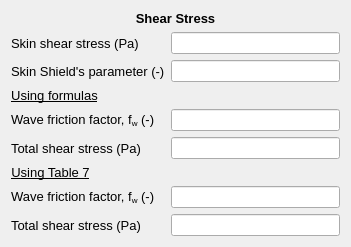
           <widget class="QWidget" name="formLayoutWidget_15">
            <property name="geometry">
             <rect>
              <x>410</x>
              <y>630</y>
              <width>351</width>
              <height>218</height>
             </rect>
            </property>
            <layout class="QFormLayout" name="formLayout_17">
             <item row="0" column="0" colspan="2">
              <widget class="QLabel" name="roughness_lbl_5">
               <property name="font">
                <font>
                 <family>MS Shell Dlg 2</family>
                 <pointsize>10</pointsize>
                 <weight>75</weight>
                 <bold>true</bold>
                </font>
               </property>
               <property name="text">
                <string>&lt;html&gt;&lt;head/&gt;&lt;body&gt;&lt;p align=&quot;center&quot;&gt;Shear Stress&lt;/p&gt;&lt;/body&gt;&lt;/html&gt;</string>
               </property>
              </widget>
             </item>
             <item row="1" column="0">
              <widget class="QLabel" name="skinShear_Wave_lbl">
               <property name="font">
                <font>
                 <family>MS Shell Dlg 2</family>
                 <pointsize>10</pointsize>
                 <weight>50</weight>
                 <bold>false</bold>
                 <strikeout>false</strikeout>
                 <kerning>true</kerning>
                </font>
               </property>
               <property name="toolTip">
                <string>&lt;html&gt;&lt;head/&gt;&lt;body&gt;&lt;p&gt;z&lt;span style=&quot; vertical-align:sub;&quot;&gt;0s&lt;/span&gt; is calculated by formulas (z&lt;span style=&quot; vertical-align:sub;&quot;&gt;0s&lt;/span&gt; = d&lt;span style=&quot; vertical-align:sub;&quot;&gt;50&lt;/span&gt;/30)&lt;/p&gt;&lt;/body&gt;&lt;/html&gt;</string>
               </property>
               <property name="text">
                <string>Skin shear stress (Pa)</string>
               </property>
              </widget>
             </item>
             <item row="1" column="1">
              <widget class="QLineEdit" name="skinShear_Wave_txt">
               <property name="readOnly">
                <bool>true</bool>
               </property>
              </widget>
             </item>
             <item row="2" column="0">
              <widget class="QLabel" name="skinShields_Wave_lbl">
               <property name="font">
                <font>
                 <family>MS Shell Dlg 2</family>
                 <pointsize>10</pointsize>
                 <weight>50</weight>
                 <bold>false</bold>
                 <strikeout>false</strikeout>
                 <kerning>true</kerning>
                </font>
               </property>
               <property name="toolTip">
                <string>&lt;html&gt;&lt;head/&gt;&lt;body&gt;&lt;p&gt;z&lt;span style=&quot; vertical-align:sub;&quot;&gt;0s&lt;/span&gt; is calculated by formulas (z&lt;span style=&quot; vertical-align:sub;&quot;&gt;0s&lt;/span&gt; = d&lt;span style=&quot; vertical-align:sub;&quot;&gt;50&lt;/span&gt;/30)&lt;/p&gt;&lt;/body&gt;&lt;/html&gt;</string>
               </property>
               <property name="text">
                <string>Skin Shield's parameter (-)</string>
               </property>
              </widget>
             </item>
             <item row="2" column="1">
              <widget class="QLineEdit" name="skinShields_Wave_txt">
               <property name="readOnly">
                <bool>true</bool>
               </property>
              </widget>
             </item>
             <item row="3" column="0">
              <widget class="QLabel" name="roughness_lbl_6">
               <property name="font">
                <font>
                 <family>MS Shell Dlg 2</family>
                 <pointsize>10</pointsize>
                 <weight>75</weight>
                 <bold>true</bold>
                </font>
               </property>
               <property name="toolTip">
                <string>&lt;html&gt;&lt;head/&gt;&lt;body&gt;&lt;p&gt;z&lt;span style=&quot; vertical-align:sub;&quot;&gt;0&lt;/span&gt; is calculated by using formulas (all three components, skin-form-transport, are included)&lt;/p&gt;&lt;/body&gt;&lt;/html&gt;</string>
               </property>
               <property name="text">
                <string>&lt;html&gt;&lt;head/&gt;&lt;body&gt;&lt;p align=&quot;center&quot;&gt;&lt;span style=&quot; font-weight:400; text-decoration: underline;&quot;&gt;Using formulas&lt;/span&gt;&lt;/p&gt;&lt;/body&gt;&lt;/html&gt;</string>
               </property>
              </widget>
             </item>
             <item row="4" column="0">
              <widget class="QLabel" name="fwZ0_lbl">
               <property name="font">
                <font>
                 <family>MS Shell Dlg 2</family>
                 <pointsize>10</pointsize>
                </font>
               </property>
               <property name="toolTip">
                <string>&lt;html&gt;&lt;head/&gt;&lt;body&gt;&lt;p&gt;z&lt;span style=&quot; vertical-align:sub;&quot;&gt;0&lt;/span&gt; is calculated by using formulas (all three components, skin-form-transport, are included)&lt;/p&gt;&lt;/body&gt;&lt;/html&gt;</string>
               </property>
               <property name="text">
                <string>&lt;html&gt;&lt;head/&gt;&lt;body&gt;&lt;p&gt;Wave friction factor, f&lt;span style=&quot; vertical-align:sub;&quot;&gt;w&lt;/span&gt; (-)&lt;/p&gt;&lt;/body&gt;&lt;/html&gt;</string>
               </property>
              </widget>
             </item>
             <item row="4" column="1">
              <widget class="QLineEdit" name="fwZ0_txt">
               <property name="readOnly">
                <bool>true</bool>
               </property>
              </widget>
             </item>
             <item row="5" column="0">
              <widget class="QLabel" name="tauTotalZ0_lbl">
               <property name="font">
                <font>
                 <family>MS Shell Dlg 2</family>
                 <pointsize>10</pointsize>
                </font>
               </property>
               <property name="toolTip">
                <string>&lt;html&gt;&lt;head/&gt;&lt;body&gt;&lt;p&gt;z&lt;span style=&quot; vertical-align:sub;&quot;&gt;0&lt;/span&gt; is calculated by using formulas (all three components, skin-form-transport, are included)&lt;/p&gt;&lt;/body&gt;&lt;/html&gt;</string>
               </property>
               <property name="text">
                <string>Total shear stress (Pa)</string>
               </property>
              </widget>
             </item>
             <item row="5" column="1">
              <widget class="QLineEdit" name="tauTotalZ0_txt">
               <property name="readOnly">
                <bool>true</bool>
               </property>
              </widget>
             </item>
             <item row="6" column="0">
              <widget class="QLabel" name="roughness_lbl_7">
               <property name="font">
                <font>
                 <family>MS Shell Dlg 2</family>
                 <pointsize>10</pointsize>
                 <weight>75</weight>
                 <bold>true</bold>
                </font>
               </property>
               <property name="toolTip">
                <string>&lt;html&gt;&lt;head/&gt;&lt;body&gt;&lt;p&gt;z&lt;span style=&quot; vertical-align:sub;&quot;&gt;0&lt;/span&gt; is taken from Table 7 (all three components, skin-form-transport, are included)&lt;/p&gt;&lt;/body&gt;&lt;/html&gt;</string>
               </property>
               <property name="text">
                <string>&lt;html&gt;&lt;head/&gt;&lt;body&gt;&lt;p align=&quot;center&quot;&gt;&lt;span style=&quot; font-weight:400; text-decoration: underline;&quot;&gt;Using Table 7&lt;/span&gt;&lt;/p&gt;&lt;/body&gt;&lt;/html&gt;</string>
               </property>
              </widget>
             </item>
             <item row="7" column="0">
              <widget class="QLabel" name="fwTable_lbl">
               <property name="font">
                <font>
                 <family>MS Shell Dlg 2</family>
                 <pointsize>10</pointsize>
                </font>
               </property>
               <property name="toolTip">
                <string>&lt;html&gt;&lt;head/&gt;&lt;body&gt;&lt;p&gt;z&lt;span style=&quot; vertical-align:sub;&quot;&gt;0&lt;/span&gt; is taken from Table 7 (all three components, skin-form-transport, are included)&lt;/p&gt;&lt;/body&gt;&lt;/html&gt;</string>
               </property>
               <property name="text">
                <string>&lt;html&gt;&lt;head/&gt;&lt;body&gt;&lt;p&gt;Wave friction factor, f&lt;span style=&quot; vertical-align:sub;&quot;&gt;w&lt;/span&gt; (-)&lt;/p&gt;&lt;/body&gt;&lt;/html&gt;</string>
               </property>
              </widget>
             </item>
             <item row="7" column="1">
              <widget class="QLineEdit" name="fwTable_txt">
               <property name="readOnly">
                <bool>true</bool>
               </property>
              </widget>
             </item>
             <item row="8" column="0">
              <widget class="QLabel" name="tauTotalTable_lbl">
               <property name="font">
                <font>
                 <family>MS Shell Dlg 2</family>
                 <pointsize>10</pointsize>
                </font>
               </property>
               <property name="toolTip">
                <string>&lt;html&gt;&lt;head/&gt;&lt;body&gt;&lt;p&gt;z&lt;span style=&quot; vertical-align:sub;&quot;&gt;0&lt;/span&gt; is taken from Table 7 (all three components, skin-form-transport, are included)&lt;/p&gt;&lt;/body&gt;&lt;/html&gt;</string>
               </property>
               <property name="text">
                <string>Total shear stress (Pa)</string>
               </property>
              </widget>
             </item>
             <item row="8" column="1">
              <widget class="QLineEdit" name="tauTotalTable_txt">
               <property name="readOnly">
                <bool>true</bool>
               </property>
              </widget>
             </item>
            </layout>
           </widget>
